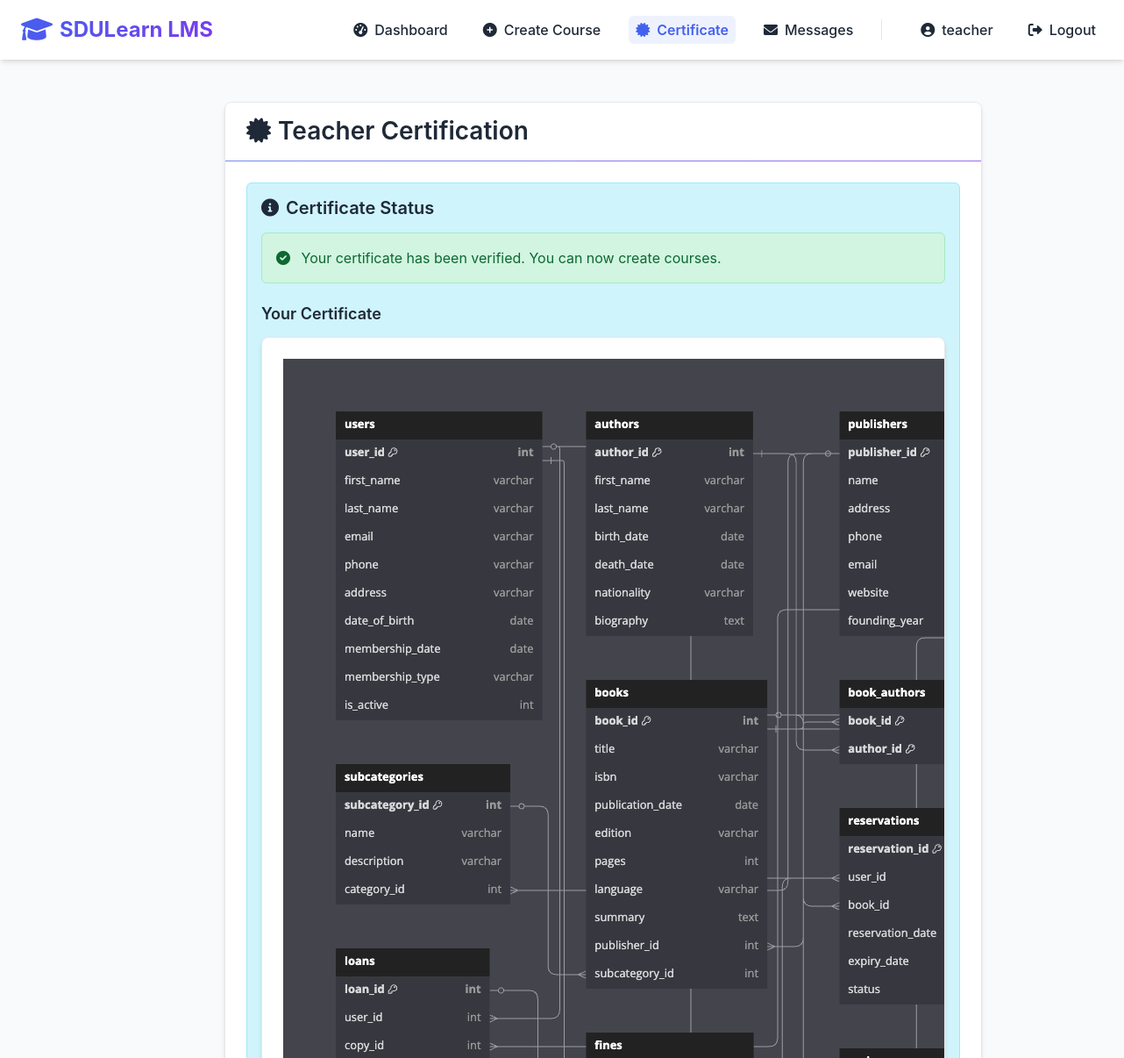
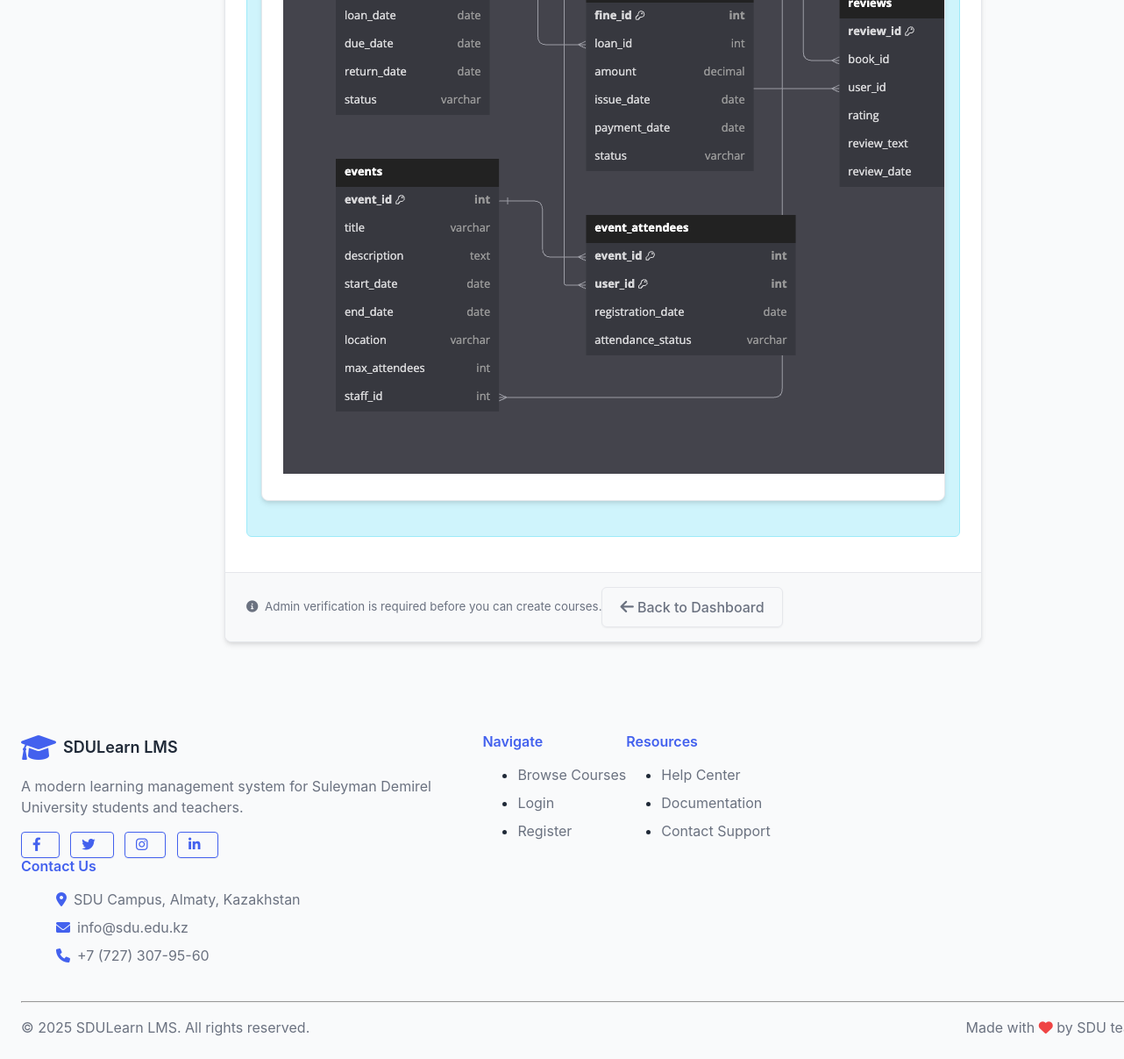
The app's page /teacher/certificate (signed in) with its own data (2 pictures, top to bottom).
### lms/models/user.py (models this page shows, shortened)
class User(db.Model, UserMixin):
    __tablename__ = 'users'
    id = db.Column(db.Integer, primary_key=True)
    first_name = db.Column(db.String(50), nullable=False)
    last_name = db.Column(db.String(50), nullable=False)
    email = db.Column(db.String(120), unique=True, nullable=False)
    password_hash = db.Column(db.String(256), nullable=False)
    role_id = db.Column(db.Integer, db.ForeignKey('roles.id'), nullable=False)
    about_me = db.Column(db.Text, nullable=True)
    is_active = db.Column(db.Boolean, default=True)
    created_at = db.Column(db.DateTime, default=datetime.utcnow)
    updated_at = db.Column(db.DateTime, default=datetime.utcnow, onupdate=datetime.utcnow)
    certificate_path = db.Column(db.String(255), nullable=True, default=None)
    certificate_verified = db.Column(db.Boolean, nullable=True, default=False)
    certificate_submitted_at = db.Column(db.DateTime, nullable=True, default=None)
    certificate_description = db.Column(db.Text, nullable=True)
    created_courses = db.relationship('Course', backref='teacher', lazy='dynamic')
    enrollments = db.relationship('Enrollment', back_populates='student', lazy='dynamic')
    submissions = db.relationship('Submission', back_populates='student', lazy='dynamic')
    @property
    def password(self):
        raise AttributeError('Password is not a readable attribute')
    def is_admin(self):
        return self.role.name == 'admin'
    def is_teacher(self):
        return self.role.name == 'teacher'

### lms/routes/teacher.py (the view, shortened to what this page needs)
@teacher_bp.route('/certificate', methods=['GET', 'POST'])
@login_required
@teacher_required
def certificate():
    try:
        has_certificate_attr = hasattr(current_user, 'certificate_path')
        if not has_certificate_attr:
            flash('Certificate functionality is not available in this version.', 'warning')
            return redirect(url_for('teacher.dashboard'))
        form = CertificateForm()
        return render_template('teacher/certificate.html', form=form)
    except Exception as e:
        current_app.logger.error(f"Certificate route error: {str(e)}")
        flash('An error occurred accessing the certificate feature. Please contact support.', 'danger')
        return redirect(url_for('teacher.dashboard'))

### app.py (called while the page is built)
@login_manager.user_loader
def load_user(user_id):
    return User.query.get(int(user_id))

### lms/routes/teacher.py (called while the page is built)
def teacher_required(f):
    @wraps(f)
    def decorated_function(*args, **kwargs):
        if not current_user.is_authenticated or not current_user.is_teacher():
            flash('You do not have permission to access this page.', 'danger')
            return redirect(url_for('auth.login'))
        return f(*args, **kwargs)
    return decorated_function

### lms/templates/teacher/certificate.html (shortened to what this page needs)
{% extends 'base.html' %}
{% block content %}
<div class="container mt-4">
    <div class="row justify-content-center">
        <div class="col-md-8">
            <div class="card">
                <div class="card-header bg-primary text-white">
                    <h2 class="mb-0"><i class="fas fa-certificate mr-2"></i>Teacher Certification</h2>
                </div>
                <div class="card-body">
                    {% if current_user.certificate_path %}
                        <div class="alert alert-info">
                            <h4><i class="fas fa-info-circle mr-2"></i>Certificate Status</h4>
                            {% if current_user.certificate_verified %}
                                <div class="alert alert-success">
                                    <i class="fas fa-check-circle mr-2"></i> Your certificate has been verified. You can now create courses.
                                </div>
                            {% else %}
                                <div class="alert alert-warning">
                                    <i class="fas fa-clock mr-2"></i> Your certificate has been submitted and is pending verification.
                                    <p class="mt-2 mb-0">Submitted on: {{ current_user.certificate_submitted_at.strftime('%Y-%m-%d %H:%M') }}</p>
                                </div>
                            {% endif %}
                            <h5 class="mt-4">Your Certificate</h5>
                            <div class="card mt-2">
                                <div class="card-body text-center">
                                    {% if current_user.certificate_path.endswith('.pdf') %}
                                        <a href="{{ url_for('static', filename=current_user.certificate_path) }}" target="_blank" class="btn btn-primary">
                                            <i class="fas fa-file-pdf mr-2"></i>View PDF Certificate
                                        </a>
                                    {% else %}
                                        <img src="{{ url_for('static', filename=current_user.certificate_path) }}" class="img-fluid" alt="Teacher Certificate">
                                    {% endif %}
                                </div>
                            </div>
                        </div>
                    {% endif %}
                </div>
                <div class="card-footer">
                    <div class="d-flex justify-content-between align-items-center">
                        <small class="text-muted">
                            <i class="fas fa-info-circle mr-1"></i>
                            Admin verification is required before you can create courses.
                        </small>
                        <a href="{{ url_for('teacher.dashboard') }}" class="btn btn-outline-secondary">
                            <i class="fas fa-arrow-left mr-1"></i> Back to Dashboard
                        </a>
                    </div>
                </div>
            </div>
        </div>
    </div>
</div>
{% endblock %}

### lms/templates/base.html (shortened to what this page needs)
<!DOCTYPE html>
<html lang="en">
<head>
    <link rel="stylesheet" href="{{ url_for('static', filename='css/styles.css') }}">
    <link rel="stylesheet" href="https://cdnjs.cloudflare.com/ajax/libs/font-awesome/6.0.0-beta3/css/all.min.css">
</head>
<body>
    <nav class="navbar">
        <div class="container navbar-container">
            <a href="/" class="navbar-logo">
                <i class="fas fa-graduation-cap"></i> SDULearn LMS
            </a>
            <div class="navbar-collapse" id="navbar-collapse">
                <ul class="navbar-links" id="navbar-links">
                    {% if current_user.is_authenticated %}
                        {% if current_user.is_admin() %}
                            <li><a href="{{ url_for('admin.dashboard') }}" {% if request.path.startswith('/admin/dashboard') %}class="active"{% endif %}><i class="fas fa-tachometer-alt"></i> Dashboard</a></li>
                            <li><a href="{{ url_for('admin.manage_users') }}" {% if request.path.startswith('/admin/users') %}class="active"{% endif %}><i class="fas fa-users"></i> Users</a></li>
                            <li><a href="{{ url_for('admin.manage_teachers') }}" {% if request.path.startswith('/admin/teachers') %}class="active"{% endif %}><i class="fas fa-chalkboard-teacher"></i> Teachers</a></li>
                            <li><a href="{{ url_for('admin.manage_courses') }}" {% if request.path.startswith('/admin/courses') %}class="active"{% endif %}><i class="fas fa-book"></i> Courses</a></li>
                            <li><a href="{{ url_for('messages.inbox') }}" {% if request.path.startswith('/messages') %}class="active"{% endif %}><i class="fas fa-envelope"></i> Messages
                                <span id="messages-unread-badge" class="badge badge-danger" style="display: none;"></span>
                            </a></li>
                        {% elif current_user.is_teacher() %}
                            <li><a href="{{ url_for('teacher.dashboard') }}" {% if request.path.startswith('/teacher/dashboard') %}class="active"{% endif %}><i class="fas fa-tachometer-alt"></i> Dashboard</a></li>
                            <li><a href="{{ url_for('teacher.create_course') }}" {% if request.path.startswith('/teacher/create-course') %}class="active"{% endif %}><i class="fas fa-plus-circle"></i> Create Course</a></li>
                            <li><a href="{{ url_for('teacher.certificate') }}" {% if request.path.startswith('/teacher/certificate') %}class="active"{% endif %}><i class="fas fa-certificate"></i> Certificate</a></li>
                            <li><a href="{{ url_for('messages.inbox') }}" {% if request.path.startswith('/messages') %}class="active"{% endif %}><i class="fas fa-envelope"></i> Messages
                            </a></li>
                        {% endif %}
                        <li><a href="{{ url_for('auth.profile') }}" {% if request.path.startswith('/auth/profile') %}class="active"{% endif %}><i class="fas fa-user-circle"></i> {{ current_user.first_name }}</a></li>
                        <li><a href="{{ url_for('auth.logout') }}"><i class="fas fa-sign-out-alt"></i> Logout</a></li>
                    {% endif %}
                </ul>
            </div>
        </div>
    </nav>
    <div class="container py-4">
        {% block content %}{% endblock %}
    </div>
    <footer class="bg-white py-4 mt-5 border-top">
        <div class="container">
            <div class="row">
                <div class="col-md-4">
                    <div class="d-flex align-items-center mb-3">
                        <i class="fas fa-graduation-cap text-primary mr-2" style="font-size: 2rem;"></i>
                        <h5 class="mb-0">SDULearn LMS</h5>
                    </div>
                    <p class="text-muted">A modern learning management system for Suleyman Demirel University students and teachers.</p>
                    <div class="mt-3">
                        <a href="https://www.facebook.com/sdu.edu.kz/" target="_blank" class="btn btn-sm btn-outline-primary mr-2"><i class="fab fa-facebook-f"></i></a>
                        <a href="https://twitter.com/SDUAlmaty" target="_blank" class="btn btn-sm btn-outline-primary mr-2"><i class="fab fa-twitter"></i></a>
                        <a href="https://www.instagram.com/sdu_university/" target="_blank" class="btn btn-sm btn-outline-primary mr-2"><i class="fab fa-instagram"></i></a>
                        <a href="https://www.linkedin.com/school/suleyman-demirel-university/" target="_blank" class="btn btn-sm btn-outline-primary"><i class="fab fa-linkedin-in"></i></a>
                    </div>
                </div>
                <div class="col-md-2">
                    <h6 class="mb-3 text-primary">Navigate</h6>
                    <ul class="list-unstyled">
                        <li class="mb-2"><a href="{{ url_for('student.browse_courses') }}" class="text-muted">Browse Courses</a></li>
                        <li class="mb-2"><a href="{{ url_for('auth.login') }}" class="text-muted">Login</a></li>
                        <li class="mb-2"><a href="{{ url_for('auth.register') }}" class="text-muted">Register</a></li>
                    </ul>
                </div>
                <div class="col-md-2">
                    <h6 class="mb-3 text-primary">Resources</h6>
                    <ul class="list-unstyled">
                        <li class="mb-2"><a href="https://sdu.edu.kz/help-center/" target="_blank" class="text-muted">Help Center</a></li>
                        <li class="mb-2"><a href="https://sdu.edu.kz/documentation/" target="_blank" class="text-muted">Documentation</a></li>
                        <li class="mb-2"><a href="mailto:info@sdu.edu.kz" class="text-muted">Contact Support</a></li>
                    </ul>
                </div>
                <div class="col-md-4">
                    <h6 class="mb-3 text-primary">Contact Us</h6>
                    <ul class="list-unstyled">
                        <li class="mb-2 d-flex align-items-center">
                            <i class="fas fa-map-marker-alt text-primary mr-2"></i>
                            <span class="text-muted">SDU Campus, Almaty, Kazakhstan</span>
                        </li>
                        <li class="mb-2 d-flex align-items-center">
                            <i class="fas fa-envelope text-primary mr-2"></i>
                            <span class="text-muted">info@sdu.edu.kz</span>
                        </li>
                        <li class="mb-2 d-flex align-items-center">
                            <i class="fas fa-phone text-primary mr-2"></i>
                            <span class="text-muted">+7 (727) 307-95-60</span>
                        </li>
                    </ul>
                </div>
            </div>
            <hr class="mt-4 mb-3">
            <div class="d-flex justify-content-between align-items-center">
                <p class="mb-0 text-muted">© 2025 SDULearn LMS. All rights reserved.</p>
                <p class="mb-0 text-muted">Made with <i class="fas fa-heart text-danger"></i> by SDU team</p>
            </div>
        </div>
    </footer>
</body>
</html>

### lms/templates/base.html (style rules this page uses)
.navbar-container { position: relative; }
.navbar-collapse { display: flex; align-items: center; }

### records on screen
User: first_name "teacher", certificate_path (picture)
